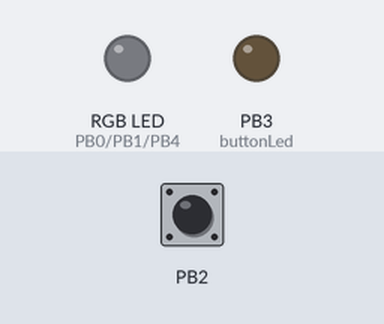
Simulated run of this sketch. Board: ATtiny85, built with avr-gcc and run on an emulated ATtiny85. Parts: an RGB LED mixed from three pins (HIGH = lit), output pins drawn as LEDs (lit = HIGH). Dashed ring = blinking. The inputs (shaded band) are chosen by the test bench; at power-on: PB2 HIGH. Sleep ends after the set time or at an interrupt; random numbers use the default seed unless the sketch sets one.

Above: at 1.7 s.
1.8 s: PB2 pulled LOW for 0.15 s
At 2.2 s:
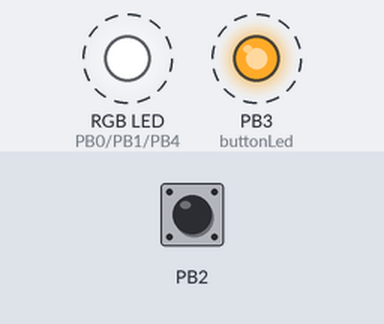
4.9 s: PB2 pulled LOW for 3.2 s
At 10.6 s:
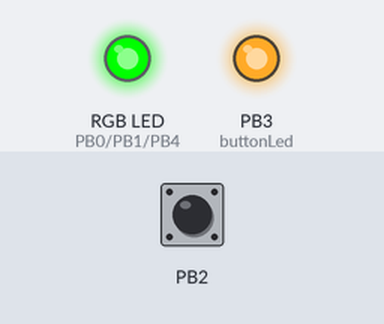
10.8 s: PB2 pulled LOW for 3.2 s
At 16.0 s:
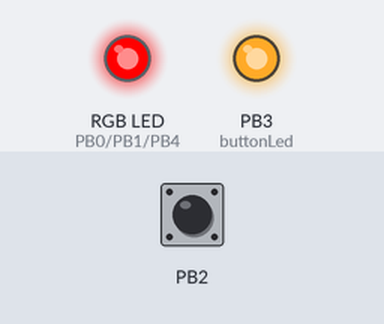
16.3 s: PB2 pulled LOW for 1 s
At 21.2 s:
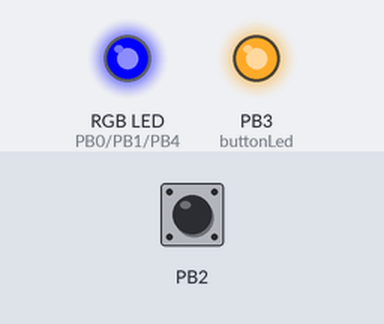
Timing chart, 0 to 23.3 s (numbered marks = the images above; inputs shaded):
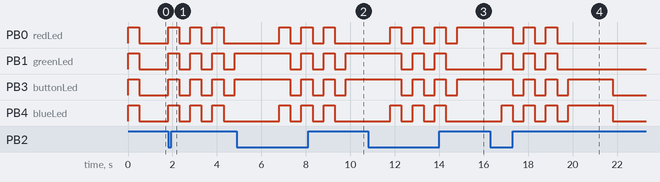

The sketch:

Pokeball.ino
```cpp
#include <avr/sleep.h>

#define BODS 7   //BOD Sleep bit in MCUCR
#define BODSE 2  //BOD Sleep enable bit in MCUCR

const int redLed = 0;
const int greenLed = 1;
const int blueLed = 4;
const int buttonLed = 3;

bool randSeeded = false;

void setup() {
  //to minimize power consumption while sleeping, output pins must not source
  //or sink any current. input pins must have a defined level; a good way to
  //ensure this is to enable the internal pullup resistors.

  //make all pins inputs with pullups enabled
  for (byte i=0; i<5; i++) {
    pinMode(i, INPUT);
    digitalWrite(i, HIGH);
  }

  pinMode(redLed, OUTPUT);
  pinMode(greenLed, OUTPUT);
  pinMode(blueLed, OUTPUT);
  pinMode(buttonLed, OUTPUT);

  flash(HIGH, HIGH, HIGH, 500);
 }

void loop() {
  hibernate();
  capture();
}

void capture() {
  if (!randSeeded) {
    randomSeed(millis());
    randSeeded = true;
  }

  for (int i = 0; i < 3; i++) {
    flash(HIGH, HIGH, HIGH, 500);
    delay(500);
  }

  int rand = random(0, 100);
  if (rand < 10) {         // Ran away
    flash(HIGH, LOW, LOW, 2000);
  } else if (rand < 40) {  // Unsuccessful
    flash(LOW, LOW, HIGH, 2000);
  } else {                 // Caught!
    flash(LOW, HIGH, LOW, 2000);
  }
}

void setColor(int red, int green, int blue) {
  digitalWrite(redLed, red);
  digitalWrite(greenLed, green);
  digitalWrite(blueLed, blue);
}

void flash(int red, int green, int blue, int delayMs) {
  setColor(red, green, blue);
  digitalWrite(buttonLed, HIGH);

  delay(delayMs);

  setColor(LOW, LOW, LOW);
  digitalWrite(buttonLed, LOW);
}

void hibernate(void) {
  byte adcsra, mcucr1, mcucr2;

  set_sleep_mode(SLEEP_MODE_PWR_DOWN);
  sleep_enable();

  adcsra = ADCSRA;                          //save ADCSRA
  ADCSRA &= ~_BV(ADEN);                     //disable ADC

  cli();                                    //stop interrupts to ensure the BOD timed sequence executes as required
                                            //and before modifying GIMSK which is also modified in the INT0 handler

  MCUCR &= ~(_BV(ISC01) | _BV(ISC00));      //INT0 on low level
  GIMSK |= _BV(INT0);                       //enable INT0

  mcucr1 = MCUCR | _BV(BODS) | _BV(BODSE);  //turn off the brown-out detector
  mcucr2 = mcucr1 & ~_BV(BODSE);            //if the MCU does not have BOD disable capability,
  MCUCR = mcucr1;                           //  this code has no effect
  MCUCR = mcucr2;

  sei();                                    //ensure interrupts enabled so we can wake up again

  sleep_cpu();                              //go to sleep
  sleep_disable();                          //wake up here

  ADCSRA = adcsra;                          //restore ADCSRA
}

//external interrupt 0 wakes the MCU
ISR(INT0_vect) {
  GIMSK = 0;  //disable external interrupts (only need one to wake up)
}
```

RGBConverter.cpp
```cpp
/*
 * RGBConverter.h - Arduino library for converting between RGB, HSV and HSL
 *
 * Ported from the Javascript at http://mjijackson.com/2008/02/rgb-to-hsl-and-rgb-to-hsv-color-model-conversion-algorithms-in-javascript
 * The hard work was Michael's, all the bugs are mine.
 *
 * Robert Atkins, December 2010 (ratkins_at_fastmail_dot_fm).
 *
 * https://github.com/ratkins/RGBConverter
 *
 */
#include "RGBConverter.h"

/**
 * Converts an RGB color value to HSL. Conversion formula
 * adapted from http://en.wikipedia.org/wiki/HSL_color_space.
 * Assumes r, g, and b are contained in the set [0, 255] and
 * returns h, s, and l in the set [0, 1].
 *
 * @param   Number  r       The red color value
 * @param   Number  g       The green color value
 * @param   Number  b       The blue color value
 * @return  Array           The HSL representation
 */
void RGBConverter::rgbToHsl(byte r, byte g, byte b, double hsl[]) {
    double rd = (double) r/255;
    double gd = (double) g/255;
    double bd = (double) b/255;
    double max = threeway_max(rd, gd, bd);
    double min = threeway_min(rd, gd, bd);
    double h, s, l = (max + min) / 2;

    if (max == min) {
        h = s = 0; // achromatic
    } else {
        double d = max - min;
        s = l > 0.5 ? d / (2 - max - min) : d / (max + min);
        if (max == rd) {
            h = (gd - bd) / d + (gd < bd ? 6 : 0);
        } else if (max == gd) {
            h = (bd - rd) / d + 2;
        } else if (max == bd) {
            h = (rd - gd) / d + 4;
        }
        h /= 6;
    }
    hsl[0] = h;
    hsl[1] = s;
    hsl[2] = l;
}

/**
 * Converts an HSL color value to RGB. Conversion formula
 * adapted from http://en.wikipedia.org/wiki/HSL_color_space.
 * Assumes h, s, and l are contained in the set [0, 1] and
 * returns r, g, and b in the set [0, 255].
 *
 * @param   Number  h       The hue
 * @param   Number  s       The saturation
 * @param   Number  l       The lightness
 * @return  Array           The RGB representation
 */
void RGBConverter::hslToRgb(double h, double s, double l, byte rgb[]) {
    double r, g, b;

    if (s == 0) {
        r = g = b = l; // achromatic
    } else {
        double q = l < 0.5 ? l * (1 + s) : l + s - l * s;
        double p = 2 * l - q;
        r = RGBConverter::hue2rgb(p, q, h + 1/3.0);
        g = RGBConverter::hue2rgb(p, q, h);
        b = RGBConverter::hue2rgb(p, q, h - 1/3.0);
    }

    rgb[0] = r * 255;
    rgb[1] = g * 255;
    rgb[2] = b * 255;
}

/**
 * Converts an RGB color value to HSV. Conversion formula
 * adapted from http://en.wikipedia.org/wiki/HSV_color_space.
 * Assumes r, g, and b are contained in the set [0, 255] and
 * returns h, s, and v in the set [0, 1].
 *
 * @param   Number  r       The red color value
 * @param   Number  g       The green color value
 * @param   Number  b       The blue color value
 * @return  Array           The HSV representation
 */
void RGBConverter::rgbToHsv(byte r, byte g, byte b, double hsv[]) {
    double rd = (double) r/255;
    double gd = (double) g/255;
    double bd = (double) b/255;
    double max = threeway_max(rd, gd, bd), min = threeway_min(rd, gd, bd);
    double h, s, v = max;

    double d = max - min;
    s = max == 0 ? 0 : d / max;

    if (max == min) {
        h = 0; // achromatic
    } else {
        if (max == rd) {
            h = (gd - bd) / d + (gd < bd ? 6 : 0);
        } else if (max == gd) {
            h = (bd - rd) / d + 2;
        } else if (max == bd) {
            h = (rd - gd) / d + 4;
        }
        h /= 6;
    }

    hsv[0] = h;
    hsv[1] = s;
    hsv[2] = v;
}

/**
 * Converts an HSV color value to RGB. Conversion formula
 * adapted from http://en.wikipedia.org/wiki/HSV_color_space.
 * Assumes h, s, and v are contained in the set [0, 1] and
 * returns r, g, and b in the set [0, 255].
 *
 * @param   Number  h       The hue
 * @param   Number  s       The saturation
 * @param   Number  v       The value
 * @return  Array           The RGB representation
 */
void RGBConverter::hsvToRgb(double h, double s, double v, byte rgb[]) {
    double r, g, b;

    int i = int(h * 6);
    double f = h * 6 - i;
    double p = v * (1 - s);
    double q = v * (1 - f * s);
    double t = v * (1 - (1 - f) * s);

    switch(i % 6){
        case 0: r = v, g = t, b = p; break;
        case 1: r = q, g = v, b = p; break;
        case 2: r = p, g = v, b = t; break;
        case 3: r = p, g = q, b = v; break;
        case 4: r = t, g = p, b = v; break;
        case 5: r = v, g = p, b = q; break;
    }

    rgb[0] = r * 255;
    rgb[1] = g * 255;
    rgb[2] = b * 255;
}

double RGBConverter::threeway_max(double a, double b, double c) {
    return max(a, max(b, c));
}

double RGBConverter::threeway_min(double a, double b, double c) {
    return min(a, min(b, c));
}

double RGBConverter::hue2rgb(double p, double q, double t) {
    if(t < 0) t += 1;
    if(t > 1) t -= 1;
    if(t < 1/6.0) return p + (q - p) * 6 * t;
    if(t < 1/2.0) return q;
    if(t < 2/3.0) return p + (q - p) * (2/3.0 - t) * 6;
    return p;
}
```

RGBConverter.h
```cpp
/*
 * RGBConverter.h - Arduino library for converting between RGB, HSV and HSL
 *
 * Ported from the Javascript at http://mjijackson.com/2008/02/rgb-to-hsl-and-rgb-to-hsv-color-model-conversion-algorithms-in-javascript
 * The hard work was Michael's, all the bugs are mine.
 *
 * Robert Atkins, December 2010 (ratkins_at_fastmail_dot_fm).
 *
 * https://github.com/ratkins/RGBConverter
 *
 */
#ifndef RGBConverter_h
#define RGBConverter_h

#if (ARDUINO >= 100)
 #include <Arduino.h>
#else
 #include <Arduino.h>
#endif

class RGBConverter {

public:
    /**
     * Converts an RGB color value to HSL. Conversion formula
     * adapted from http://en.wikipedia.org/wiki/HSL_color_space.
     * Assumes r, g, and b are contained in the set [0, 255] and
     * returns h, s, and l in the set [0, 1].
     *
     * @param   byte    r       The red color value
     * @param   byte    g       The green color value
     * @param   byte    b       The blue color value
     * @param   double  hsl[]   The HSL representation
     */
    void rgbToHsl(byte r, byte g, byte b, double hsl[]);

    /**
     * Converts an HSL color value to RGB. Conversion formula
     * adapted from http://en.wikipedia.org/wiki/HSL_color_space.
     * Assumes h, s, and l are contained in the set [0, 1] and
     * returns r, g, and b in the set [0, 255].
     *
     * @param   double  h       The hue
     * @param   double  s       The saturation
     * @param   double  l       The lightness
     * @return  byte    rgb[]   The RGB representation
     */
    void hslToRgb(double h, double s, double l, byte rgb[]);

    /**
     * Converts an RGB color value to HSV. Conversion formula
     * adapted from http://en.wikipedia.org/wiki/HSV_color_space.
     * Assumes r, g, and b are contained in the set [0, 255] and
     * returns h, s, and v in the set [0, 1].
     *
     * @param   byte  r       The red color value
     * @param   byte  g       The green color value
     * @param   byte  b       The blue color value
     * @return  double hsv[]  The HSV representation
     */
    void rgbToHsv(byte r, byte g, byte b, double hsv[]);

    /**
     * Converts an HSV color value to RGB. Conversion formula
     * adapted from http://en.wikipedia.org/wiki/HSV_color_space.
     * Assumes h, s, and v are contained in the set [0, 1] and
     * returns r, g, and b in the set [0, 255].
     *
     * @param   double  h       The hue
     * @param   double  s       The saturation
     * @param   double  v       The value
     * @return  byte    rgb[]   The RGB representation
     */
    void hsvToRgb(double h, double s, double v, byte rgb[]);

private:
    double threeway_max(double a, double b, double c);
    double threeway_min(double a, double b, double c);
    double hue2rgb(double p, double q, double t);
};

#endif
```

Measured:
- after the input at 1.8 s, PB0 (redLed), PB1 (greenLed), PB3 (buttonLed), PB4 (blueLed): alternates HIGH for 0.50 s and LOW for 0.50 s, starting at once
- after the input at 4.9 s, PB0 (redLed), PB4 (blueLed): alternates HIGH for 0.50 s and LOW for 0.50 s, 6 changes in all, then stays LOW, starting after 1.9 s
- after the input at 10.8 s, PB0 (redLed): alternates HIGH for 0.50 s and LOW for 0.50 s, 7 changes in all, then stays HIGH, starting after 1.0 s; PB4 (blueLed): alternates HIGH for 0.50 s and LOW for 0.50 s, 6 changes in all, then stays LOW, starting after 1.0 s
- after the input at 16.3 s, PB1 (greenLed): alternates HIGH for 0.50 s and LOW for 0.50 s, 6 changes in all, then stays LOW, starting after 0.50 s; PB4 (blueLed): goes 3 × (HIGH 0.50 s, LOW 0.50 s), HIGH 2.0 s, then LOW, starting after 0.50 s
